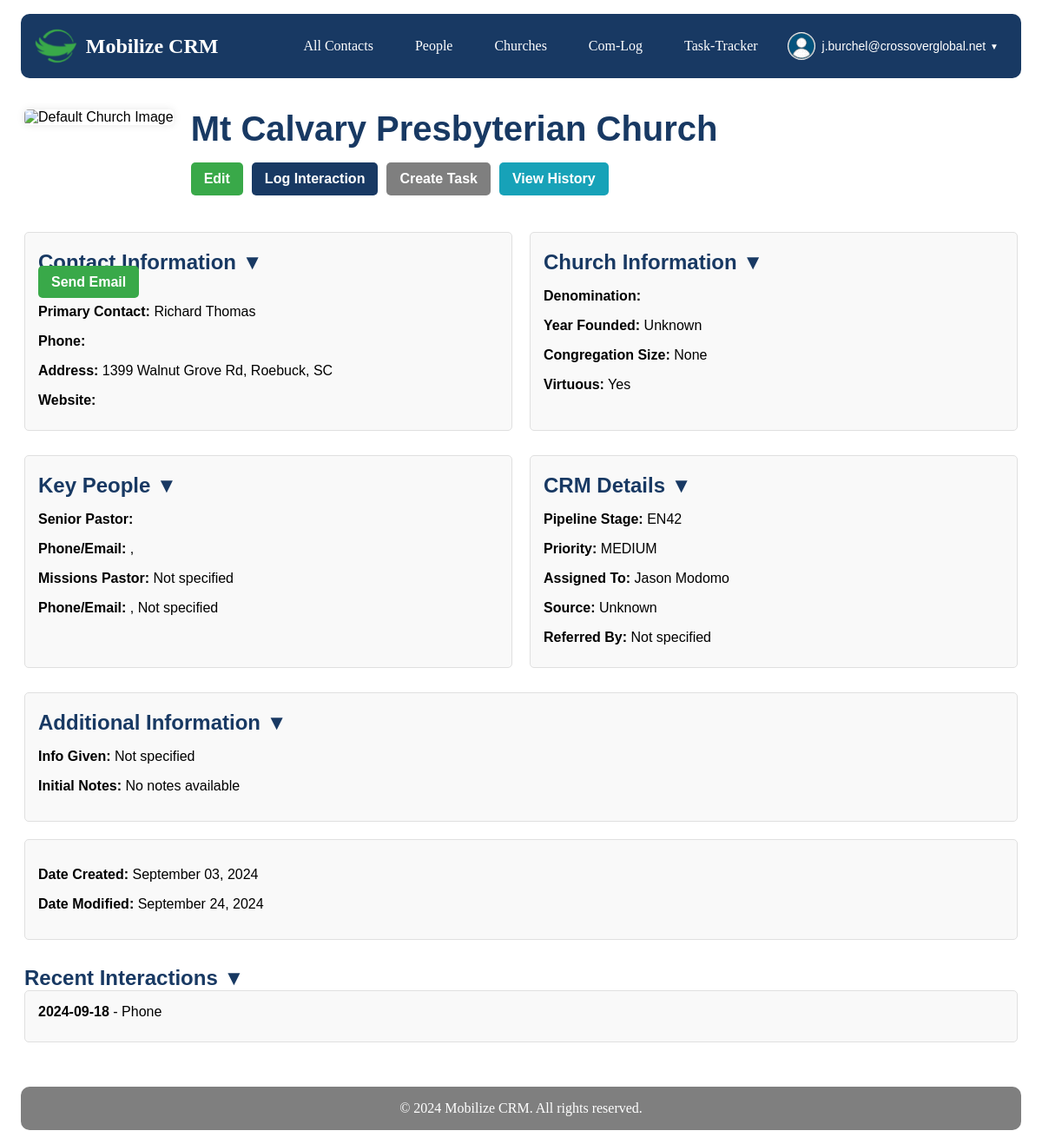
The page /contacts/church/1/ (signed in) on the database its author committed.
### userprofile/models.py (models this page shows, shortened)
class CustomUser(AbstractUser):
    profile_image = models.ImageField(upload_to='profile_images/', null=True, blank=True)
    profile_thumbnail = models.ImageField(upload_to='profile_thumbnails/', null=True, blank=True)
    email_signature = models.TextField(blank=True, null=True)
    google_refresh_token = models.CharField(max_length=255, blank=True, null=True)
    groups = models.ManyToManyField(
        'auth.Group',
        verbose_name='groups',
        blank=True,
        help_text='The groups this user belongs to. A user will get all permissions granted to each of their groups.',
        related_name='customuser_set',
        related_query_name='customuser',
    )
    user_permissions = models.ManyToManyField(
        'auth.Permission',
        verbose_name='user permissions',
        blank=True,
        help_text='Specific permissions for this user.',
        related_name='customuser_set',
        related_query_name='customuser',
    )

### contacts/models.py (models this page shows, shortened)
class Contact(models.Model):
    STATE = (
        ('al', 'AL'), ('ak', 'AK'), ('az', 'AZ'), ('ar', 'AR'), ('ca', 'CA'),('co', 'CO'),('ct', 'CT'),('de', 'DE'), ('fl', 'FL'), ('ga', 'GA'),
        ('hi', 'HI'), ('id', 'ID'), ('il', 'IL'), ('in', 'IN'), ('ia', 'IA'), ('ks', 'KS'), ('ky', 'KY'), ('la', 'LA'), ('me', 'ME'),
        ('md', 'MD'), ('ma', 'MA'), ('mi', 'MI'), ('mn', 'MN'), ('ms', 'MS'), ('mo', 'MO'), ('mt', 'MT'), ('ne', 'NE'), ('nv', 'NV'),
        ('nh', 'NH'), ('nj', 'NJ'), ('nm', 'NM'), ('ny', 'NY'), ('nc', 'NC'), ('nd', 'ND'), ('oh', 'OH'), ('ok', 'OK'), ('or', 'OR'),
        ('pa', 'PA'), ('ri', 'RI'), ('sc', 'SC'), ('sd', 'SD'), ('tn', 'TN'), ('tx', 'TX'), ('ut', 'UT'), ('vt', 'VT'), ('va', 'VA'),
        ('wa', 'WA'), ('wv', 'WV'), ('wi', 'WI'), ('wy', 'WY'),('dc', 'DC')
    )
    PREFERRED_CONTACT_METHODS = (
        ('email', 'Email'),('phone', 'Phone'),('text', 'Text'),('Facebook Messanger',
        'Facebook Messanger'),('whatsapp', 'Whatsapp'),('groupme', 'Groupme'),('signal', 'Signal'),('other', 'Other')
    )
    church_name = models.CharField(max_length=100, null=True, blank=True)
    first_name = models.CharField(max_length=100)
    last_name = models.CharField(max_length=100)
    image = models.ImageField(upload_to=get_image_path, null=True, blank=True)
    preferred_contact_method = models.CharField(max_length=100, choices=PREFERRED_CONTACT_METHODS)
    phone = models.CharField(max_length=50)
    email = models.EmailField()
    street_address = models.CharField(max_length=200, null=True, blank=True)
    city = models.CharField(max_length=100, null=True, blank=True)
    state = models.CharField(max_length=2, choices=STATE, null=True, blank=True)
    zip_code = models.CharField(max_length=10, null=True, blank=True)
    initial_notes = models.TextField(null=True, blank=True)
    date_created = models.DateField(auto_now_add=True,null=True, blank=True)
    date_modified = models.DateField(auto_now=True,null=True, blank=True)
    com_log = GenericRelation(ComLog)

class Church(Contact):
    CHURCH_PIPELINE_CHOICES = (
        ('PROMOTION', 'PROMOTION'), ('INFORMATION', 'INFORMATION'),('INVITATION,', 'INVITATION,'),
        ('CONFIRMATION', 'CONFIRMATION'),('EN42', 'EN42'),
        ('AUTOMATION', 'AUTOMATION'),
    )
    PRIORITY = (
        ('URGENT', 'URGENT'), ('HIGH', 'HIGH'), ('MEDIUM', 'MEDIUM'), ('LOW', 'LOW')
    )
    ASSIGNED_TO_CHOICES = (
        ('BILL JONES', 'BILL JONES'), ('JASON MODOMO', 'JASON MODOMO'), ('KEN KATAYAMA', 'KEN KATAYAMA'), ('MATTHEW RULE', 'MATTHEW RULE'),
        ('CHIP ATKINSON', 'CHIP ATKINSON'), ('RACHEL LIVELY', 'RACHEL LIVELY'), ('JIM BURCHEL', 'JIM BURCHEL'), ('JILL WALKER', 'JILL WALKER'),
        ('KARINA RAMPIN', 'KARINA RAMPIN'), ('UNASSIGNED', 'UNASSIGNED')
    )
    SOURCE = (
        ('WEBFORM', 'WEBFORM'), ('INCOMING CALL', 'INCOMING CALL'), ('EMAIL', 'EMAIL'), ('SOCIAL MEDIA', 'SOCIAL MEDIA'),
        ('COLD CALL', 'COLD CALL'),('PERSPECTIVES', 'PERSPECTIVES'),('REFERAL', 'REFERAL'),('OTHER', 'OTHER'), ('UNKNOWN', 'UNKNOWN')
    )
    virtuous = models.BooleanField(default=False)
    senior_pastor_first_name = models.CharField(max_length=100, blank=True, null=True)
    senior_pastor_last_name = models.CharField(max_length=100, blank=True, null=True)
    senior_pastor_phone = models.CharField(max_length=50, blank=True, null=True)
    senior_pastor_email = models.EmailField(blank=True, null=True)
    missions_pastor_first_name = models.CharField(max_length=100, null=True, blank=True)
    missions_pastor_last_name = models.CharField(max_length=100, null=True, blank=True)
    mission_pastor_phone = models.CharField(max_length=50, null=True, blank=True)
    mission_pastor_email = models.EmailField(null=True, blank=True)
    primary_contact_first_name = models.CharField(max_length=100, blank=True, null=True)
    primary_contact_last_name = models.CharField(max_length=100, blank=True, null=True)
    primary_contact_phone = models.CharField(max_length=200, blank=True, null=True)
    primary_contact_email = models.EmailField(blank=True, null=True)
    website = models.URLField(null=True, blank=True)
    denomination = models.CharField(max_length=100, null=True, blank=True)
    congregation_size = models.IntegerField(null=True, blank=True)
    church_pipeline = models.CharField(max_length=100, choices=CHURCH_PIPELINE_CHOICES, default='UNKNOWN')
    priority = models.CharField(max_length=10, choices=PRIORITY, default='MEDIUM')
    assigned_to = models.CharField(max_length=100, choices=ASSIGNED_TO_CHOICES, default='UNASSIGNED')
    source = models.CharField(max_length=100, choices=SOURCE, default='UNKNOWN')
    referred_by = models.CharField(max_length=100, null=True, blank=True)
    info_given = models.TextField(null=True, blank=True)
    reason_closed = models.TextField(null=True, blank=True)
    year_founded = models.IntegerField(null=True, blank=True)
    date_closed = models.DateField(null=True, blank=True)
    class Meta:
        verbose_name = "Church"
        verbose_name_plural = "Churches"

### com_log/models.py (models this page shows, shortened)
class ComLog(models.Model):
    COMMUNICATION_TYPES = [
        ('email', 'Email'),
        ('phone', 'Phone'),
        ('text', 'Text'),
        ('meeting', 'Meeting'),
        ('video', 'Video Conference'),
        ('facebook', 'Facebook Messenger'),
        ('whatsapp', 'WhatsApp'),
        ('signal', 'Signal'),
    ]
    user = models.ForeignKey(settings.AUTH_USER_MODEL, on_delete=models.CASCADE)
    content_type = models.ForeignKey(ContentType, on_delete=models.CASCADE)
    object_id = models.PositiveIntegerField()
    contact = GenericForeignKey('content_type', 'object_id')
    interaction_type = models.CharField(max_length=20)
    communication_type = models.CharField(max_length=20, choices=COMMUNICATION_TYPES)
    subject = models.CharField(max_length=255, blank=True)
    notes = models.TextField()
    direction = models.CharField(max_length=10, choices=[('Incoming', 'Incoming'), ('Outgoing', 'Outgoing')],default='Outgoing')
    date = models.DateTimeField(auto_now_add=True)
    class Meta:
        ordering = ['-date']

### contacts/views.py (the view)
# urls.py: path('church/<int:pk>/', views.ChurchDetailView.as_view(), name='church_detail'),
@method_decorator(login_required, name='dispatch')
class ChurchDetailView(DetailView, LoginRequiredMixin):
    model = Church
    template_name = 'contacts/church_detail.html'
    context_object_name = 'church'
    def get_context_data(self, **kwargs):
        context = super().get_context_data(**kwargs)
        church_content_type = ContentType.objects.get_for_model(Church)
        contact_content_type = ContentType.objects.get_for_model(Contact)
        recent_communications = ComLog.objects.filter(
            (Q(content_type=church_content_type) & Q(object_id=self.object.id)) |
            (Q(content_type=contact_content_type) & Q(object_id=self.object.contact_ptr_id))
        ).order_by('-date')
        logger.info(f"ChurchDetailView: Fetched {recent_communications.count()} recent communications for Church {self.object.id}")
        for comm in recent_communications:
            logger.info(f"ChurchDetailView: ComLog: {comm.id}, Date: {comm.date}, Type: {comm.communication_type}, Content Type: {comm.content_type}")
        context['recent_communications'] = recent_communications
        return context

### contacts/templates/contacts/church_detail.html (shortened to what this page needs)
{% extends 'core/base.html' %}
{% load static %}
{% block extra_css %}
<link rel="stylesheet" href="{% static 'css/church_detail.css' %}">
{% endblock %}
{% block content %}
<div class="church-detail-container">
    <div class="church-header">
        <div class="church-image">
            {% if church.image %}
                <img src="{{ church.image.url }}" alt="{{ church.church_name }}" class="church-img">
            {% else %}
                <img src="{% static 'images/default_church.png' %}" alt="Default Church Image" class="church-img">
            {% endif %}
        </div>
        <div class="church-title-and-actions">
            <h1 class="church-name">{{ church.church_name }}</h1>
            <div class="church-actions">
                <a href="{% url 'contacts:church_edit' church.pk %}" class="btn btn-edit">Edit</a>
                <a href="{% url 'com_log:create' %}" class="btn btn-log">Log Interaction</a>
                <a href="{% url 'task_tracker:task_create' %}" class="btn btn-task">Create Task</a>
                <a href="{% url 'com_log:contact_interactions' contact_type='church' contact_id=church.id %}" class="btn btn-history">View History</a>
            </div>
        </div>
    </div>
    <div class="church-info">
        <div class="info-section collapsible">
            <h2>Contact Information <span class="toggle-icon">▼</span></h2>
            <div class="section-content">
                <a href="{% url 'contacts:send_email' contact_type='church' contact_id=church.id %}" class="btn btn-edit">Send Email</a>
                <p><strong>Primary Contact:</strong> {{ church.primary_contact_first_name }} {{ church.primary_contact_last_name }}</p>
                <p><strong>Phone:</strong> {{ church.phone }}</p>
                <p><strong>Address:</strong> {{ church.street_address }}, {{ church.city }}, {{ church.get_state_display }} {{ church.zip_code }}</p>
                <p><strong>Website:</strong> <a href="{{ church.website }}" target="_blank">{{ church.website }}</a></p>
            </div>
        </div>
        <div class="info-section collapsible">
            <h2>Church Information <span class="toggle-icon">▼</span></h2>
            <div class="section-content">
                <p><strong>Denomination:</strong> {{ church.denomination }}</p>
                <p><strong>Year Founded:</strong> {{ church.year_founded|default:"Unknown" }}</p>
                <p><strong>Congregation Size:</strong> {{ church.congregation_size }}</p>
                <p><strong>Virtuous:</strong> {{ church.virtuous|yesno:"Yes,No" }}</p>
            </div>
        </div>
        <div class="info-section collapsible">
            <h2>Key People <span class="toggle-icon">▼</span></h2>
            <div class="section-content">
                <p><strong>Senior Pastor:</strong> {{ church.senior_pastor_first_name }} {{ church.senior_pastor_last_name }}</p>
                <p><strong>Phone/Email:</strong> {{ church.senior_pastor_phone }}, {{ church.senior_pastor_email }}</p>
                <p><strong>Missions Pastor:</strong> {{ church.missions_pastor_first_name }} {{ church.missions_pastor_last_name|default:"Not specified" }}</p>
                <p><strong>Phone/Email:</strong> {{ church.missions_pastor_phone }}, {{ church.missions_pastor_email|default:"Not specified" }}</p>
            </div>
        </div>
        <div class="info-section collapsible">
            <h2>CRM Details <span class="toggle-icon">▼</span></h2>
            <div class="section-content">
                <p><strong>Pipeline Stage:</strong> {{ church.get_church_pipeline_display }}</p>
                <p><strong>Priority:</strong> {{ church.get_priority_display }}</p>
                <p><strong>Assigned To:</strong> {{ church.get_assigned_to_display }}</p>
                <p><strong>Source:</strong> {{ church.get_source_display }}</p>
                <p><strong>Referred By:</strong> {{ church.referred_by|default:"Not specified" }}</p>
            </div>
        </div>
    </div>
    <div class="additional-info collapsible">
        <h2>Additional Information <span class="toggle-icon">▼</span></h2>
        <div class="section-content">
            <p><strong>Info Given:</strong> {{ church.info_given|default:"Not specified" }}</p>
            <p><strong>Initial Notes:</strong> {{ church.initial_notes|default:"No notes available" }}</p>
        </div>
    </div>
    <div class="metadata">
        <p><strong>Date Created:</strong> {{ church.date_created|date:"F d, Y" }}</p>
        <p><strong>Date Modified:</strong> {{ church.date_modified|date:"F d, Y" }}</p>
    </div>
    <div class="interaction-history collapsible">
        <h2>Recent Interactions <span class="toggle-icon">▼</span></h2>
        <div class="section-content">
            {% if recent_communications %}
                {% for comm in recent_communications|slice:":3" %}
                    <div class="interaction">
                        <p><strong>{{ comm.date|date:"Y-m-d" }}</strong> - {{ comm.get_communication_type_display }}</p>
                    </div>
                {% endfor %}
            {% else %}
                <p>No recent communications recorded.</p>
            {% endif %}
        </div>
    </div>
</div>
{% endblock %}

### core/templates/core/partials/nav.html (shortened to what this page needs)
{% load static %}
<nav class="navbar">
    <div class="navbar-brand">
        <img src="{% static 'images/cg_logo.png' %}" alt="Logo" class="navbar-logo">
        <a href="/" class="navbar-title">Mobilize CRM</a>
    </div>
    <div id="navbar-menu" class="navbar-menu">
        <a href="{% url 'contacts:contact_list' %}" class="navbar-item {% if request.resolver_match.url_name == 'all_contacts' %}active{% endif %}">All Contacts</a>
        <a href="{% url 'contacts:people_list' %}" class="navbar-item {% if request.resolver_match.url_name == 'people_list' %}active{% endif %}">People</a>
        <a href="{% url 'contacts:church_list' %}" class="navbar-item {% if request.resolver_match.url_name == 'church_list' %}active{% endif %}">Churches</a>
        <a href="{% url 'com_log:list' %}" class="navbar-item {% if request.resolver_match.url_name == 'com_log' %}active{% endif %}">Com-Log</a>
        <a href="{% url 'task_tracker:task_list' %}" class="navbar-item {% if request.resolver_match.url_name == 'task_tracker' %}active{% endif %}">Task-Tracker</a>
        {% if user.is_authenticated %}
        <div class="user-menu">
            <button id="user-menu-toggle" class="user-menu-button">
                {% if user.has_profile_thumbnail %}
                    <img src="{{ user.profile_thumbnail.url }}" alt="{{ user.username }}" class="user-avatar">
                {% elif user.has_profile_image %}
                    <img src="{{ user.profile_image.url }}" alt="{{ user.username }}" class="user-avatar">
                {% else %}
                    <img src="{% static 'images/default_thumbnail.png' %}" alt="{{ user.username }}" class="user-avatar">
                {% endif %}
                <span class="user-menu-text">{{ user.username }}</span>
                <span class="dropdown-arrow">▼</span>
            </button>
        </div>
        {% else %}
        <a href="{% url 'userprofile:login' %}" class="navbar-item {% if request.resolver_match.url_name == 'login' %}active{% endif %}">Login</a>
        {% endif %}
    </div>
</nav>

### rows shown on the page
CustomUser: username "j.burchel@crossoverglobal.net"
Contact: church_name "Mt Calvary Presbyterian Church", street_address "1399 Walnut Grove Rd", city "Roebuck", initial_notes "No notes available", date_created "September 03, 2024", date_modified "September 24, 2024"
Church: primary_contact_first_name "Richard", primary_contact_last_name "Thomas", state "SC", year_founded "Unknown", congregation_size "None", virtuous "Yes", missions_pastor_last_name "Not specified", church_pipeline "EN42", priority "MEDIUM", assigned_to "Jason Modomo", source "Unknown", referred_by "Not specified", info_given "Not specified"
ComLog: date "2024-09-18", communication_type "Phone"

### other values the page prints
{{ church.missions_pastor_email|default:"Not specified" }} "Not specified"
